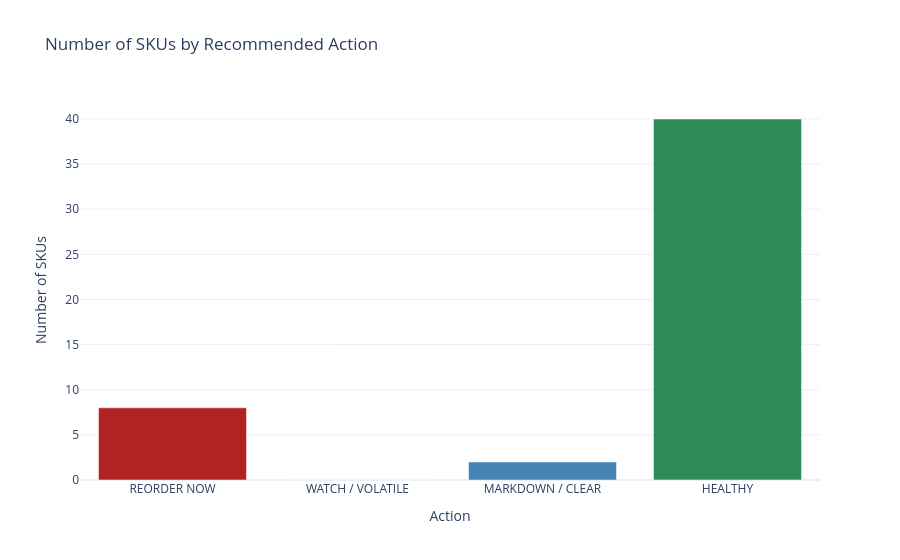

This figure's notebook cell:
### Markdown cell above
## 2. SKUs by Action

### Code cell
fig = px.bar(action_counts, x=action_counts.index, y=action_counts.values,
             title="Number of SKUs by Recommended Action",
             labels={"x": "Action", "y": "Number of SKUs"},
             color=action_counts.index,
             color_discrete_map={"REORDER NOW": "firebrick", "WATCH / VOLATILE": "goldenrod",
                                  "MARKDOWN / CLEAR": "steelblue", "HEALTHY": "seagreen"},
             template="plotly_white")
fig.update_layout(showlegend=False)
fig.show()

### Figure 1 — Plotly figure (JSON) as saved in the notebook; plotly's stock layout.template omitted (floating-point values rounded to 4 significant figures)
{"data": [{"hovertemplate": "color=REORDER NOW<br>Action=%{x}<br>Number of SKUs=%{y}<extra></extra>", "legendgroup": "REORDER NOW", "marker": {"color": "firebrick", "pattern": {"shape": ""}}, "name": "REORDER NOW", "orientation": "v", "showlegend": true, "textposition": "auto", "type": "bar", "x": ["REORDER NOW"], "xaxis": "x", "y": [8], "yaxis": "y"}, {"hovertemplate": "color=WATCH / VOLATILE<br>Action=%{x}<br>Number of SKUs=%{y}<extra></extra>", "legendgroup": "WATCH / VOLATILE", "marker": {"color": "goldenrod", "pattern": {"shape": ""}}, "name": "WATCH / VOLATILE", "orientation": "v", "showlegend": true, "textposition": "auto", "type": "bar", "x": ["WATCH / VOLATILE"], "xaxis": "x", "y": [0], "yaxis": "y"}, {"hovertemplate": "color=MARKDOWN / CLEAR<br>Action=%{x}<br>Number of SKUs=%{y}<extra></extra>", "legendgroup": "MARKDOWN / CLEAR", "marker": {"color": "steelblue", "pattern": {"shape": ""}}, "name": "MARKDOWN / CLEAR", "orientation": "v", "showlegend": true, "textposition": "auto", "type": "bar", "x": ["MARKDOWN / CLEAR"], "xaxis": "x", "y": [2], "yaxis": "y"}, {"hovertemplate": "color=HEALTHY<br>Action=%{x}<br>Number of SKUs=%{y}<extra></extra>", "legendgroup": "HEALTHY", "marker": {"color": "seagreen", "pattern": {"shape": ""}}, "name": "HEALTHY", "orientation": "v", "showlegend": true, "textposition": "auto", "type": "bar", "x": ["HEALTHY"], "xaxis": "x", "y": [40], "yaxis": "y"}], "layout": {"barmode": "relative", "legend": {"title": {"text": "color"}, "tracegroupgap": 0}, "showlegend": false, "title": {"text": "Number of SKUs by Recommended Action"}, "xaxis": {"anchor": "y", "domain": [0.0, 1.0], "title": {"text": "Action"}}, "yaxis": {"anchor": "x", "domain": [0.0, 1.0], "title": {"text": "Number of SKUs"}}}}
